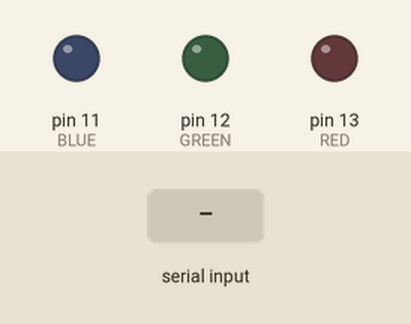
Recording of a sketch running on a simulated Arduino Uno, built with avr-gcc and run on an emulated ATmega328P. On the bench: output pins drawn as LEDs (lit = HIGH). The test bench sets the inputs (shaded band).

Above: at 1.2 s.
1.3 s: "1" received over Serial
At 2.3 s:
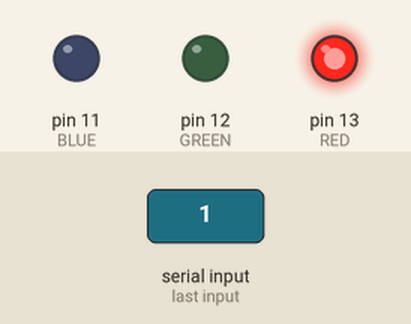
2.8 s: "2" received over Serial
At 3.5 s:
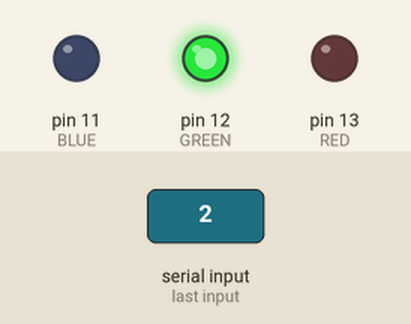
4.3 s: "3" received over Serial
At 4.6 s:
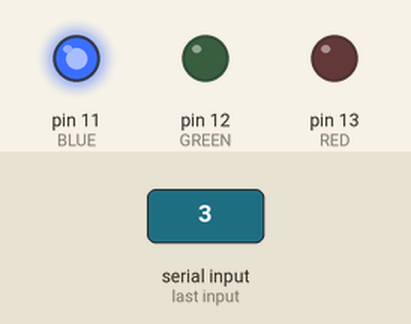
5.8 s: "0" received over Serial
At 7.0 s:
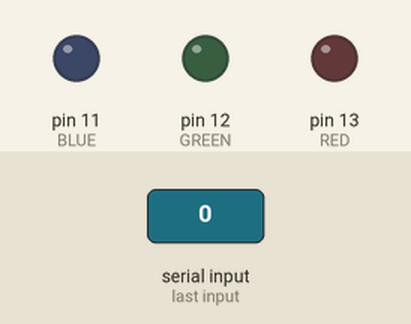
Timing chart, 0 to 8.3 s (numbered marks = the images above; inputs shaded):
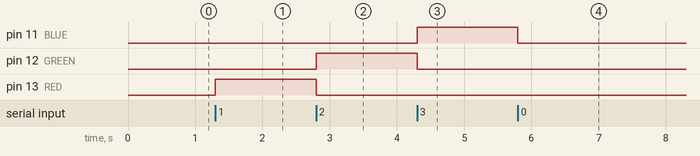

The sketch:

Serial2.ino
```cpp
#define RED   13
#define GREEN 12
#define BLUE  11

void setup() {
  Serial.begin(9600);
  pinMode(RED, OUTPUT);
  pinMode(GREEN, OUTPUT);
  pinMode(BLUE, OUTPUT);
}

void loop() {
  if(Serial.available() > 0) { //수신된 것이 있을 때만
    int data = Serial.read();
    if(data == 49) {
      digitalWrite(RED, HIGH);
      digitalWrite(GREEN, LOW);
      digitalWrite(BLUE, LOW);
      delay(500);
    }
    else if(data == 50) {
      digitalWrite(RED, LOW);
      digitalWrite(GREEN, HIGH);
      digitalWrite(BLUE, LOW);
      delay(500);
    }
    else if(data == 51) {
      digitalWrite(RED, LOW);
      digitalWrite(GREEN, LOW);
      digitalWrite(BLUE, HIGH);
      delay(500);
    }
    else {
      digitalWrite(RED, LOW);
      digitalWrite(GREEN, LOW);
      digitalWrite(BLUE, LOW);
      delay(500);
    }
  }
}
```

Measured:
- after the input at 1.3 s, pin 13 (RED): LOW → HIGH at once
- after the input at 2.8 s, pin 12 (GREEN): LOW → HIGH at once; pin 13 (RED): HIGH → LOW at once
- after the input at 4.3 s, pin 11 (BLUE): LOW → HIGH at once; pin 12 (GREEN): HIGH → LOW at once
- after the input at 5.8 s, pin 11 (BLUE): HIGH → LOW at once
